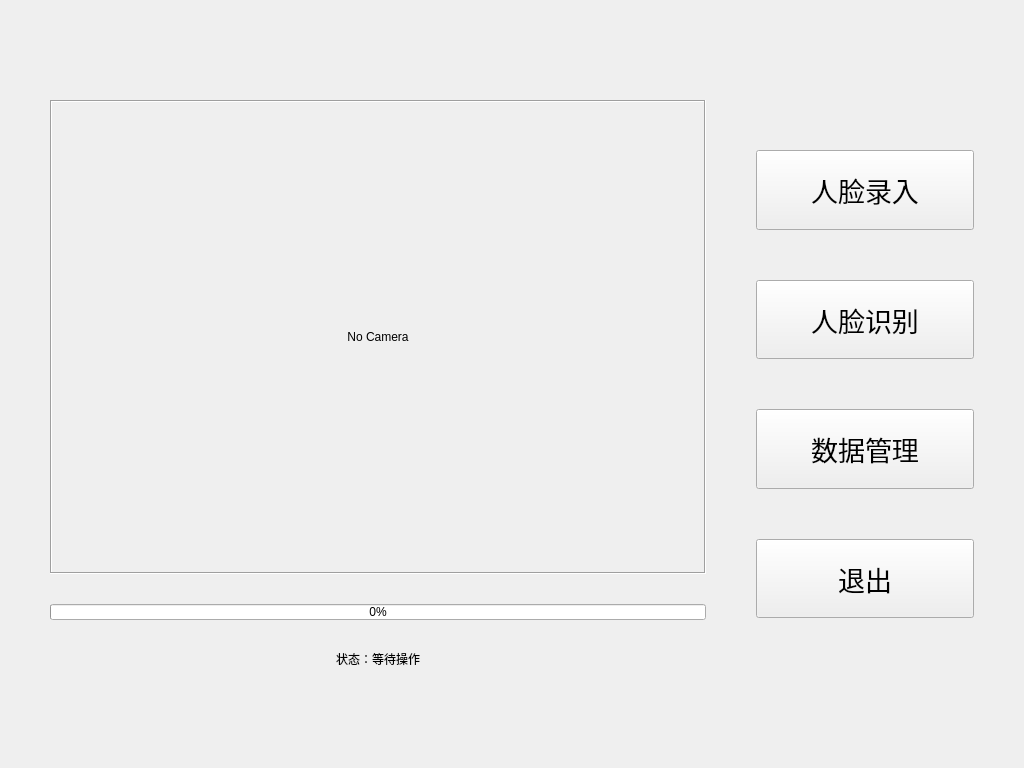
<?xml version="1.0" encoding="UTF-8"?>
<ui version="4.0">
 <class>MainWindow</class>
 <widget class="QMainWindow" name="MainWindow">
  <property name="windowModality">
   <enum>Qt::ApplicationModal</enum>
  </property>
  <property name="geometry">
   <rect>
    <x>0</x>
    <y>0</y>
    <width>1024</width>
    <height>768</height>
   </rect>
  </property>
  <property name="minimumSize">
   <size>
    <width>1024</width>
    <height>768</height>
   </size>
  </property>
  <property name="maximumSize">
   <size>
    <width>1024</width>
    <height>768</height>
   </size>
  </property>
  <property name="focusPolicy">
   <enum>Qt::NoFocus</enum>
  </property>
  <property name="contextMenuPolicy">
   <enum>Qt::NoContextMenu</enum>
  </property>
  <property name="windowTitle">
   <string>人脸识别系统</string>
  </property>
  <property name="whatsThis">
   <string/>
  </property>
  <widget class="QWidget" name="centralwidget">
   <layout class="QHBoxLayout" name="mainLayout" stretch="3,1">
    <property name="spacing">
     <number>50</number>
    </property>
    <property name="leftMargin">
     <number>50</number>
    </property>
    <property name="topMargin">
     <number>100</number>
    </property>
    <property name="rightMargin">
     <number>50</number>
    </property>
    <property name="bottomMargin">
     <number>100</number>
    </property>
    <item>
     <layout class="QVBoxLayout" name="CamLayout_2" stretch="50,1">
      <property name="spacing">
       <number>30</number>
      </property>
      <item>
       <widget class="QLabel" name="camLabel">
        <property name="sizePolicy">
         <sizepolicy hsizetype="Expanding" vsizetype="Expanding">
          <horstretch>0</horstretch>
          <verstretch>0</verstretch>
         </sizepolicy>
        </property>
        <property name="frameShape">
         <enum>QFrame::Box</enum>
        </property>
        <property name="frameShadow">
         <enum>QFrame::Sunken</enum>
        </property>
        <property name="text">
         <string>No Camera</string>
        </property>
        <property name="alignment">
         <set>Qt::AlignCenter</set>
        </property>
       </widget>
      </item>
      <item>
       <layout class="QVBoxLayout" name="BarLayout" stretch="0,2">
        <property name="sizeConstraint">
         <enum>QLayout::SetDefaultConstraint</enum>
        </property>
        <item>
         <widget class="QProgressBar" name="loadingBar">
          <property name="sizePolicy">
           <sizepolicy hsizetype="Expanding" vsizetype="Expanding">
            <horstretch>0</horstretch>
            <verstretch>0</verstretch>
           </sizepolicy>
          </property>
          <property name="value">
           <number>0</number>
          </property>
         </widget>
        </item>
        <item alignment="Qt::AlignVCenter">
         <widget class="QLabel" name="loadingLabel">
          <property name="sizePolicy">
           <sizepolicy hsizetype="Expanding" vsizetype="Expanding">
            <horstretch>0</horstretch>
            <verstretch>0</verstretch>
           </sizepolicy>
          </property>
          <property name="layoutDirection">
           <enum>Qt::LeftToRight</enum>
          </property>
          <property name="frameShape">
           <enum>QFrame::NoFrame</enum>
          </property>
          <property name="frameShadow">
           <enum>QFrame::Plain</enum>
          </property>
          <property name="lineWidth">
           <number>0</number>
          </property>
          <property name="text">
           <string>状态：等待操作</string>
          </property>
          <property name="textFormat">
           <enum>Qt::PlainText</enum>
          </property>
          <property name="alignment">
           <set>Qt::AlignCenter</set>
          </property>
          <property name="wordWrap">
           <bool>false</bool>
          </property>
         </widget>
        </item>
       </layout>
      </item>
     </layout>
    </item>
    <item>
     <layout class="QVBoxLayout" name="ButtonLayout">
      <property name="spacing">
       <number>50</number>
      </property>
      <property name="topMargin">
       <number>50</number>
      </property>
      <property name="bottomMargin">
       <number>50</number>
      </property>
      <item>
       <widget class="QPushButton" name="entButton">
        <property name="sizePolicy">
         <sizepolicy hsizetype="Expanding" vsizetype="Expanding">
          <horstretch>0</horstretch>
          <verstretch>0</verstretch>
         </sizepolicy>
        </property>
        <property name="font">
         <font>
          <family>Arial</family>
          <pointsize>20</pointsize>
         </font>
        </property>
        <property name="text">
         <string>人脸录入</string>
        </property>
       </widget>
      </item>
      <item>
       <widget class="QPushButton" name="recButton">
        <property name="sizePolicy">
         <sizepolicy hsizetype="Expanding" vsizetype="Expanding">
          <horstretch>0</horstretch>
          <verstretch>0</verstretch>
         </sizepolicy>
        </property>
        <property name="font">
         <font>
          <family>Arial</family>
          <pointsize>20</pointsize>
         </font>
        </property>
        <property name="text">
         <string>人脸识别</string>
        </property>
       </widget>
      </item>
      <item>
       <widget class="QPushButton" name="mngButton">
        <property name="sizePolicy">
         <sizepolicy hsizetype="Expanding" vsizetype="Expanding">
          <horstretch>0</horstretch>
          <verstretch>0</verstretch>
         </sizepolicy>
        </property>
        <property name="font">
         <font>
          <family>Arial</family>
          <pointsize>20</pointsize>
         </font>
        </property>
        <property name="text">
         <string>数据管理</string>
        </property>
       </widget>
      </item>
      <item>
       <widget class="QPushButton" name="exitButton">
        <property name="sizePolicy">
         <sizepolicy hsizetype="Expanding" vsizetype="Expanding">
          <horstretch>0</horstretch>
          <verstretch>0</verstretch>
         </sizepolicy>
        </property>
        <property name="font">
         <font>
          <family>Arial</family>
          <pointsize>20</pointsize>
         </font>
        </property>
        <property name="text">
         <string>退出</string>
        </property>
       </widget>
      </item>
     </layout>
    </item>
   </layout>
  </widget>
 </widget>
 <resources/>
 <connections>
  <connection>
   <sender>exitButton</sender>
   <signal>clicked()</signal>
   <receiver>MainWindow</receiver>
   <slot>close()</slot>
   <hints>
    <hint type="sourcelabel">
     <x>880</x>
     <y>596</y>
    </hint>
    <hint type="destinationlabel">
     <x>861</x>
     <y>669</y>
    </hint>
   </hints>
  </connection>
 </connections>
</ui>
